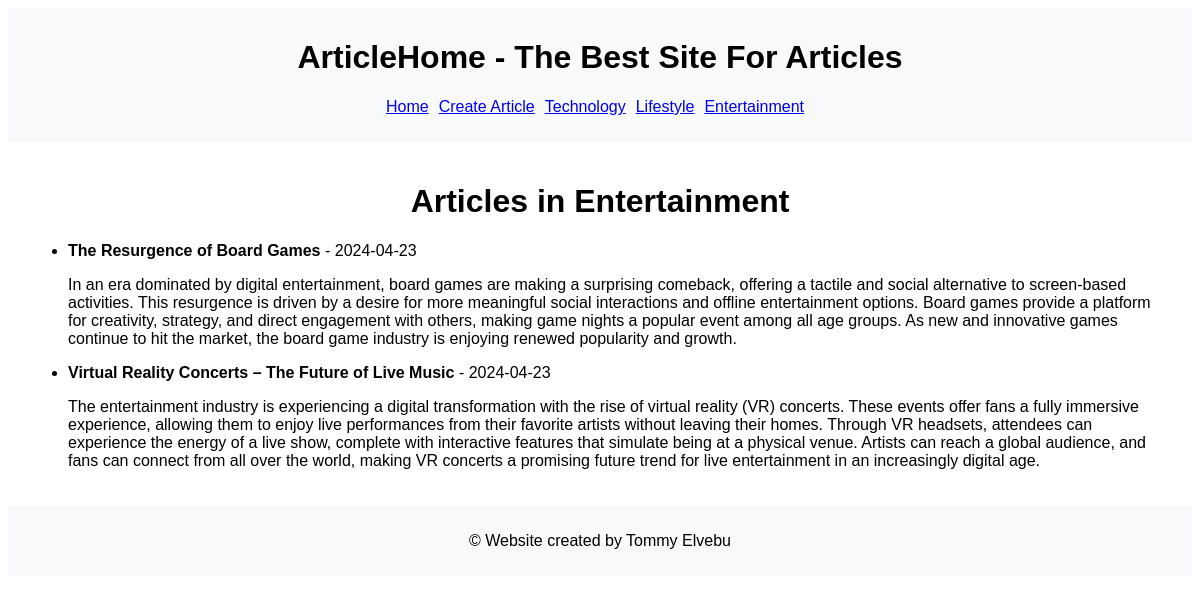
The page /categories/3 on the database its author committed.
### tables this page shows
CREATE TABLE category
(
   id INTEGER NOT NULL PRIMARY KEY AUTOINCREMENT,
   title VARCHAR(255) NOT NULL UNIQUE
);

CREATE TABLE article
(
   id INTEGER NOT NULL PRIMARY KEY AUTOINCREMENT,
   title VARCHAR(255) NOT NULL,
   content TEXT NOT NULL,
   date DATE NOT NULL,
   category_id INTEGER NOT NULL,
   FOREIGN KEY (category_id) REFERENCES category(id)
);

### app.py (the view)
@app.route("/categories/<int:category_id>")
def category(category_id):
    db = get_db()
    category = db.execute("SELECT title FROM category WHERE id = ?", (category_id,)).fetchone()
    if category is None:
        return "Category not found", 404
    articles = db.execute(
        "SELECT article.id, article.title, article.content, article.date "
        "FROM article WHERE category_id = ? "
        "ORDER BY date DESC",
        (category_id,)
    ).fetchall()
    return render_template("category.html", category=category, articles=articles)

### app.py (called while the page is built)
def get_db():
    if "db" not in g:
        g.db = sqlite3.connect(DATABASE)
        g.db.row_factory = sqlite3.Row
        g.db.execute("PRAGMA foreign_keys=ON")
    return g.db

def format_datetime(value, format='%Y-%m-%d'):
    return datetime.strptime(value, '%Y-%m-%d %H:%M:%S.%f').strftime(format)

### templates/category.html (shortened to what this page needs)
{% extends "base.html" %}
{% block content %}
<h1>Articles in {{ category.title }}</h1>
{% if articles %}
    <ul>
        {% for article in articles %}
        <li>
            <strong>{{ article.title }}</strong> - {{ article.date|datetime }}
            <p>{{ article.content }}</p>
        </li>
        {% endfor %}
    </ul>
{% else %}
    <p>No articles found in this category.</p>
{% endif %}
{% endblock %}

### static/style.css (style rules this page uses)
body { font-family: Arial, sans-serif; }
h1, h2, h3, h4, h5, h6 { text-align: center; }

### rows shown on the page
category: title "Entertainment"
article: title "The Resurgence of Board Games", date "2024-04-23", content "In an era dominated by digital entertainment, board games are making a surprising comeback, offering a tactile and social alternative to screen-based activities. This resurgence is driven by a desire for more meaningful social interactions and offline entertainment options. Board games provide a platform for creativity, strategy, and direct engagement with others, making game nights a popular event among all age groups. As new and innovative games continue to hit the market, the board game industry is enjoying renewed popularity and growth."
article: title "Virtual Reality Concerts – The Future of Live Music", date "2024-04-23", content "The entertainment industry is experiencing a digital transformation with the rise of virtual reality (VR) concerts. These events offer fans a fully immersive experience, allowing them to enjoy live performances from their favorite artists without leaving their homes. Through VR headsets, attendees can experience the energy of a live show, complete with interactive features that simulate being at a physical venue. Artists can reach a global audience, and fans can connect from all over the world, making VR concerts a promising future trend for live entertainment in an increasingly digital age."
